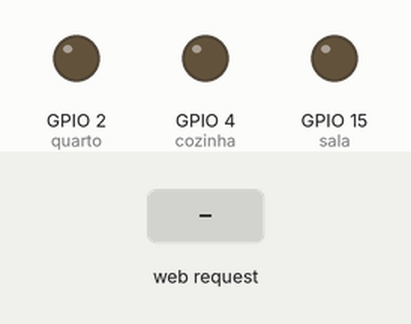
Simulated run of this sketch. Board: ESP32. On the bench: output pins drawn as LEDs (lit = HIGH). The inputs (shaded band) are chosen by the test bench. WiFi joins after 1.5 s; servers stay silent unless stated; what the sketch prints to the serial monitor is not drawn.

Above: at 2.7 s.
2.8 s: HTTP request GET /SALA received
At 3.2 s:
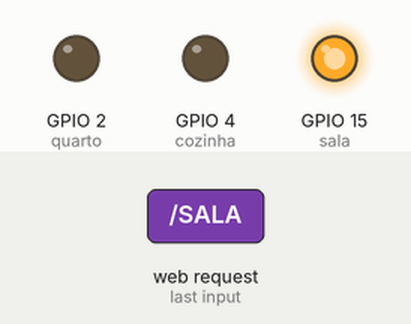
4.3 s: HTTP request GET /QUARTO received
At 5.5 s:
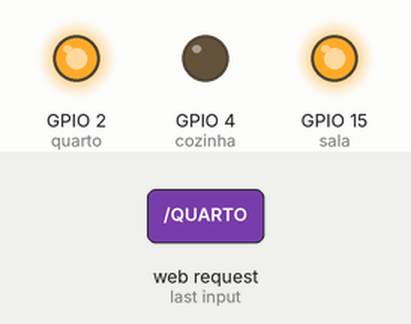
5.8 s: HTTP request GET /COZINHA received
At 6.6 s:
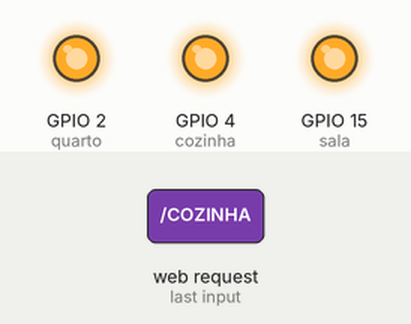
7.3 s: HTTP request GET /SALA received
At 7.8 s:
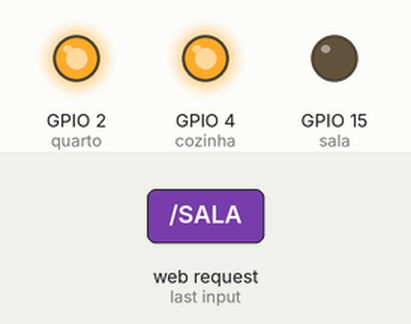
8.8 s: HTTP request GET /QUARTO received
At 10.1 s:
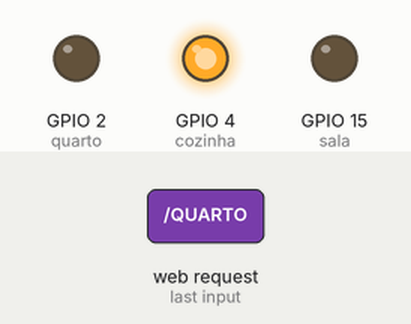
Timing chart, 0 to 11.3 s (numbered marks = the images above; inputs shaded):
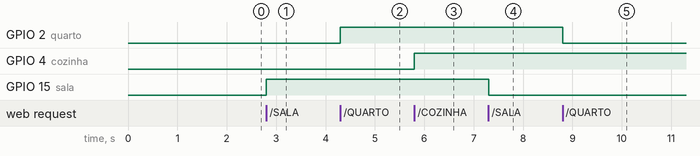

The sketch:

ifam_esp32_app_inventor01.ino
```cpp
#include <WiFi.h>

#define sala 15
#define quarto 2
#define cozinha 4


const char* ssid     = "iPhone de Miguel";
const char* password = "miguel123";

WiFiServer server(80);

void setup()
{
  Serial.begin(115200);

  pinMode(sala, OUTPUT);
  pinMode(quarto, OUTPUT);
  pinMode(cozinha, OUTPUT);

  delay(10);

  // We start by connecting to a WiFi network

  Serial.println();
  Serial.println();
  Serial.print("Conectando à ");
  Serial.println(ssid);

  WiFi.begin(ssid, password);

  while (WiFi.status() != WL_CONNECTED) {
    delay(500);
    Serial.print(".");
  }

  IPAddress ip(192, 168, 2, 162); //endereço ip para conectar à página web
  IPAddress gateway(192, 168, 2, 1); //Gateway padrão
  IPAddress subnet(255, 255, 255, 0); //máscara de rede

  WiFi.config(ip, gateway, subnet);

  Serial.println("");
  Serial.println("O Wifi está conectado.");
  Serial.println(" Endereço de IP: ");
  Serial.println(ip);

  server.begin();

}

int value = 0;

void loop() {
  WiFiClient client = server.available();   // listen for incoming clients

  if (client) {                             // if you get a client,
    Serial.println("New Client.");           // print a message out the serial port
    String currentLine = "";                // make a String to hold incoming data from the client
    while (client.connected()) {            // loop while the client's connected
      if (client.available()) {             // if there's bytes to read from the client,
        char c = client.read();             // read a byte, then
        Serial.write(c);                    // print it out the serial monitor
        if (c == '\n') {                    // if the byte is a newline character

          // if the current line is blank, you got two newline characters in a row.
          // that's the end of the client HTTP request, so send a response:
          if (currentLine.length() == 0) {
            // HTTP headers always start with a response code (e.g. HTTP/1.1 200 OK)
            // and a content-type so the client knows what's coming, then a blank line:
            client.println("HTTP/1.1 200 OK");
            client.println("Content-type:text/html");
            client.println();
            client.println("<html>");
            client.println("<head>");
            client.println("<title> Automação Residencial </title>");
            client.println("<meta charset=\"utf-8\">");
            client.println("<meta name=\"viewport\" content=\"initial-scale=1.0, user-scalable=no\">");
            client.println("</head>");
            client.println("<body>");
            client.println("<center>");
            client.println("<br>");

            client.println("<a href=\"/SALA\"\"><button>Sala</button></a>");
            client.println("<br>");
            client.println("<br>");
            client.println("<a href=\"/QUARTO\"\"><button>Quarto</button></a>");
            client.println("<br>");
            client.println("<br>");
            client.println("<a href=\"/COZINHA\"\"><button>Cozinha</button></a>");
            client.println("<br>");
            client.println("<br>");
            client.println("</center>");
            client.println("</body>");
            client.println("</html>");


            // The HTTP response ends with another blank line:
            client.println();
            // break out of the while loop:
            break;
          } else {    // if you got a newline, then clear currentLine:
            currentLine = "";
          }
        } else if (c != '\r') {  // if you got anything else but a carriage return character,
          currentLine += c;      // add it to the end of the currentLine
        }


        if (currentLine.endsWith("GET /SALA")) {
          digitalWrite(sala, !digitalRead(sala));
        }

        if (currentLine.endsWith("GET /QUARTO")) {
          digitalWrite(quarto, !digitalRead(quarto));
        }

        if (currentLine.endsWith("GET /COZINHA")) {
          digitalWrite(cozinha, !digitalRead(cozinha));
        }
      }
    }
    // close the connection:
    client.stop();
    Serial.println("Client Disconnected.");
  }
}
```

Measured:
- after the input at 2.8 s, GPIO 15 (sala): LOW → HIGH at once
- after the input at 4.3 s, GPIO 2 (quarto): LOW → HIGH at once
- after the input at 5.8 s, GPIO 4 (cozinha): LOW → HIGH at once
- after the input at 7.3 s, GPIO 15 (sala): HIGH → LOW at once
- after the input at 8.8 s, GPIO 2 (quarto): HIGH → LOW at once
